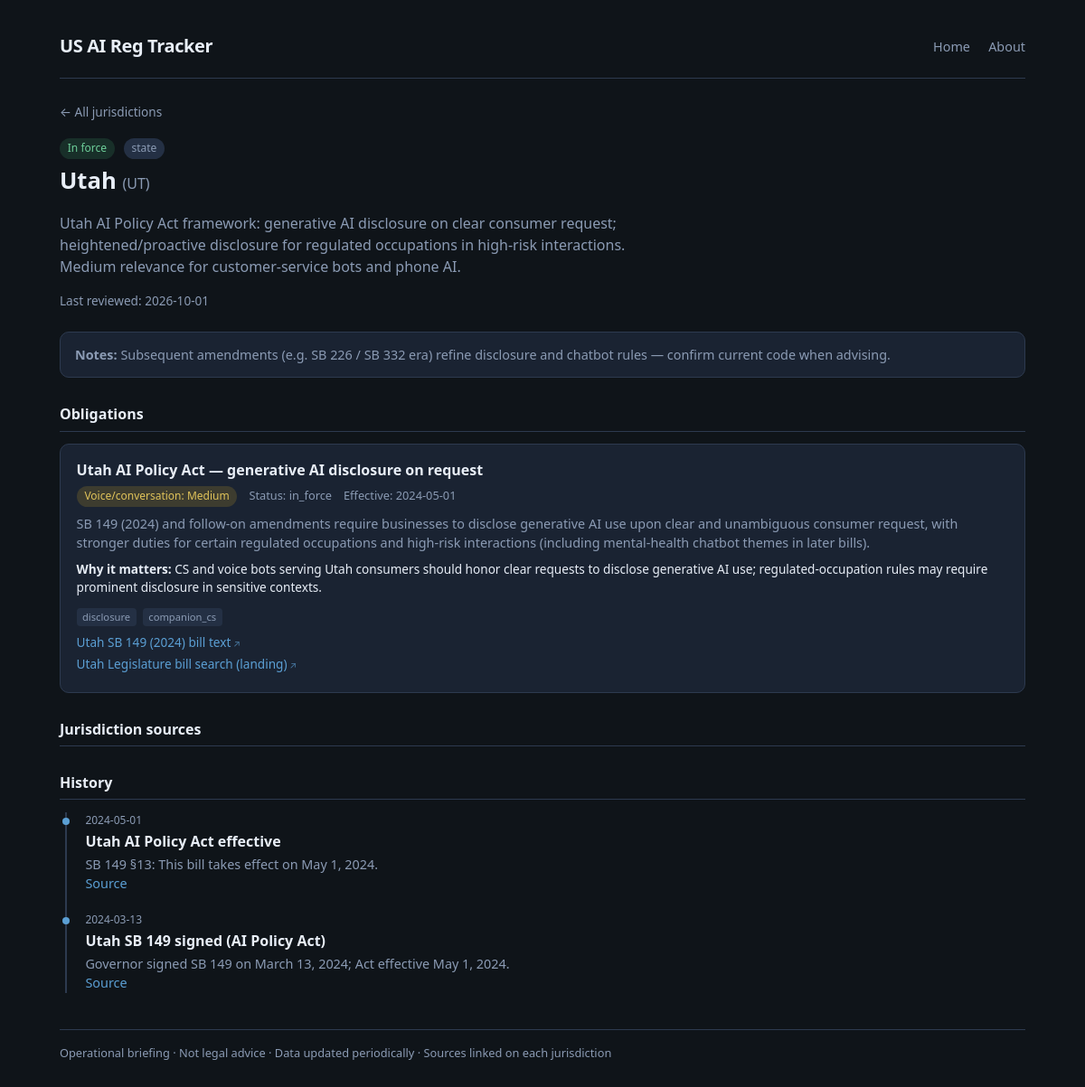
Screenshot of /j/UT with the database file from the repository.
### tables this page shows
CREATE TABLE jurisdictions (
    id INTEGER PRIMARY KEY AUTOINCREMENT,
    code TEXT NOT NULL UNIQUE,
    name TEXT NOT NULL,
    kind TEXT NOT NULL CHECK (kind IN ('federal', 'state', 'local')),
    status_color TEXT NOT NULL DEFAULT 'quiet',
    status_label TEXT NOT NULL DEFAULT 'quiet',
    summary TEXT NOT NULL DEFAULT '',
    last_reviewed TEXT,
    notes TEXT DEFAULT ''
);

CREATE TABLE obligations (
    id INTEGER PRIMARY KEY AUTOINCREMENT,
    jurisdiction_id INTEGER NOT NULL REFERENCES jurisdictions(id) ON DELETE CASCADE,
    title TEXT NOT NULL,
    status TEXT NOT NULL DEFAULT 'proposed',
    effective_date TEXT,
    themes TEXT NOT NULL DEFAULT '[]',
    voice_cs_relevance TEXT NOT NULL DEFAULT 'none',
    voice_cs_why TEXT DEFAULT '',
    summary TEXT NOT NULL DEFAULT ''
);

CREATE TABLE sources (
    id INTEGER PRIMARY KEY AUTOINCREMENT,
    jurisdiction_id INTEGER REFERENCES jurisdictions(id) ON DELETE CASCADE,
    obligation_id INTEGER REFERENCES obligations(id) ON DELETE CASCADE,
    label TEXT NOT NULL,
    url TEXT NOT NULL,
    CHECK (jurisdiction_id IS NOT NULL OR obligation_id IS NOT NULL)
);

CREATE TABLE history_events (
    id INTEGER PRIMARY KEY AUTOINCREMENT,
    jurisdiction_id INTEGER NOT NULL REFERENCES jurisdictions(id) ON DELETE CASCADE,
    event_date TEXT NOT NULL,
    title TEXT NOT NULL,
    detail TEXT DEFAULT '',
    source_url TEXT,
    event_kind TEXT NOT NULL DEFAULT 'milestone',
    created_at TEXT NOT NULL DEFAULT (datetime('now'))
);

### app/main.py (the view)
@app.get("/j/{code}", response_class=HTMLResponse)
def jurisdiction_page(request: Request, code: str):
    detail = db.jurisdiction_detail(code)
    if not detail:
        raise HTTPException(status_code=404, detail=f"Jurisdiction {code} not found")
    j = _enrich_jurisdiction(detail["jurisdiction"])
    obligations = []
    for obl in detail["obligations"]:
        o = dict(obl)
        rel = o.get("voice_cs_relevance") or "none"
        o["rel_display"] = RELEVANCE_META.get(rel, RELEVANCE_META["none"])["label"]
        o["rel_css"] = RELEVANCE_META.get(rel, RELEVANCE_META["none"])["css"]
        obligations.append(o)
    return templates.TemplateResponse(
        "jurisdiction.html",
        {
            "request": request,
            "j": j,
            "obligations": obligations,
            "sources": detail["sources"],
            "history": detail["history"],
            "status_meta": STATUS_META,
        },
    )

### app/templates/jurisdiction.html (shortened to what this page needs)
{% extends "base.html" %}
{% block content %}
<a class="back" href="/">← All jurisdictions</a>
<div class="j-header">
  <span class="pill {{ j.status_css }}">{{ j.status_display }}</span>
  <span class="pill" style="margin-left:0.35rem;">{{ j.kind }}</span>
  <h1>{{ j.name }} <span style="color:var(--muted); font-weight:400; font-size:1rem;">({{ j.code }})</span></h1>
  <p class="summary">{{ j.summary }}</p>
  <p class="meta-line" style="margin-top:0.75rem;">Last reviewed: {{ j.last_reviewed or '—' }}</p>
</div>
{% if j.notes %}
<div class="notes"><strong>Notes:</strong> {{ j.notes }}</div>
{% endif %}
<h3 class="block-title">Obligations</h3>
{% if obligations %}
  {% for o in obligations %}
  <div class="obl">
    <h4>{{ o.title }}</h4>
    <div class="meta">
      <span class="pill {{ o.rel_css }}">Voice/conversation: {{ o.rel_display }}</span>
      <span>Status: {{ o.status }}</span>
      {% if o.effective_date %}<span>Effective: {{ o.effective_date }}</span>{% endif %}
    </div>
    <p>{{ o.summary }}</p>
    {% if o.voice_cs_why %}
    <p class="why"><strong>Why it matters:</strong> {{ o.voice_cs_why }}</p>
    {% endif %}
    {% if o.themes %}
    <div class="themes">
      {% for t in o.themes %}
      <span class="theme-tag">{{ t }}</span>
      {% endfor %}
    </div>
    {% endif %}
    {% if o.sources %}
    <ul class="sources">
      {% for s in o.sources %}
      <li><a href="{{ s.url }}" target="_blank" rel="noopener noreferrer">{{ s.label }}</a></li>
      {% endfor %}
    </ul>
    {% endif %}
  </div>
  {% endfor %}
{% else %}
<p class="empty">No specific obligations tracked yet for this jurisdiction.</p>
{% endif %}
{% if sources %}
<h3 class="block-title">Jurisdiction sources</h3>
{% endif %}
<h3 class="block-title">History</h3>
{% if history %}
<ul class="timeline">
  {% for h in history %}
  <li>
    <div class="date">{{ h.event_date }}</div>
    <div class="title">{{ h.title }}</div>
    {% if h.detail %}<div class="detail">{{ h.detail }}</div>{% endif %}
    {% if h.source_url %}
    <div class="detail"><a href="{{ h.source_url }}" target="_blank" rel="noopener noreferrer">Source</a></div>
    {% endif %}
  </li>
  {% endfor %}
</ul>
{% else %}
<p class="empty">No history events yet.</p>
{% endif %}
{% endblock %}

### app/static/style.css (style rules this page uses)
:root { --bg: #0f1419; --surface: #1a2332; --surface2: #243044; --border: #2d3a4f; --text: #e8eef7; --muted: #8b9bb4; --accent: #5b9fd4; --accent-soft: rgba(91, 159, 212, 0.15); --in-force: #3d9a6a; --pending: #c9a227; --hot: #d4654a; --quiet: #5a6a7e; --watch: #7b8fd4; --rel-high: #d4654a; --rel-medium: #c9a227; --rel-low: #5b9fd4; --rel-none: #5a6a7e; --radius: 10px; --font: "Segoe UI", system-ui, -apple-system, sans-serif; }
* { box-sizing: border-box; }
body { margin: 0; font-family: var(--font); background: var(--bg); color: var(--text); line-height: 1.5; min-height: 100vh; }
a { color: var(--accent); text-decoration: none; }
.meta-line { color: var(--muted); font-size: 0.85rem; margin-bottom: 1.25rem; }
.pill { display: inline-block; padding: 0.15rem 0.55rem; border-radius: 999px; font-size: 0.75rem; font-weight: 500; background: var(--surface2); color: var(--muted); }
.pill.status-in-force { background: rgba(61,154,106,0.2); color: #6ecf9a; }
.pill.rel-medium { background: rgba(201,162,39,0.2); color: #e0c35a; }
.back { font-size: 0.85rem; color: var(--muted); margin-bottom: 1rem; display: inline-block; }
.j-header { margin-bottom: 1.5rem; }
.j-header h1 { margin: 0.3rem 0 0.5rem; font-size: 1.6rem; }
.j-header .summary { color: var(--muted); max-width: 42rem; }
.notes { background: var(--surface); border: 1px solid var(--border); border-radius: var(--radius); padding: 0.85rem 1rem; margin: 1rem 0 1.5rem; font-size: 0.9rem; color: var(--muted); }
h3.block-title { font-size: 1rem; margin: 1.75rem 0 0.85rem; padding-bottom: 0.4rem; border-bottom: 1px solid var(--border); }
.obl { background: var(--surface); border: 1px solid var(--border); border-radius: var(--radius); padding: 1rem 1.1rem; margin-bottom: 0.75rem; }
.obl h4 { margin: 0 0 0.35rem; font-size: 1rem; }
.obl .meta { font-size: 0.8rem; color: var(--muted); margin-bottom: 0.5rem; }
.obl .meta span { margin-right: 0.6rem; }
.obl p { margin: 0.35rem 0; font-size: 0.9rem; color: var(--muted); }
.obl .why { font-size: 0.85rem; color: var(--text); margin-top: 0.5rem; }
.themes { margin-top: 0.5rem; }
.theme-tag { display: inline-block; font-size: 0.7rem; padding: 0.1rem 0.4rem; margin: 0.15rem 0.2rem 0 0; border-radius: 4px; background: var(--surface2); color: var(--muted); }
.sources { list-style: none; padding: 0; margin: 0.5rem 0 0; }
.sources li { margin: 0.25rem 0; font-size: 0.85rem; }
.sources a::after { content: " ↗"; font-size: 0.75em; opacity: 0.7; }
.timeline { list-style: none; padding: 0; margin: 0; }
.timeline li { position: relative; padding: 0 0 1.25rem 1.25rem; border-left: 2px solid var(--border); margin-left: 0.4rem; }
.timeline li::before { content: ""; position: absolute; left: -5px; top: 0.35rem; width: 8px; height: 8px; border-radius: 50%; background: var(--accent); }
.timeline li:last-child { padding-bottom: 0; }
.timeline .date { font-size: 0.75rem; color: var(--muted); }
.timeline .title { font-weight: 600; margin: 0.15rem 0; }
.timeline .detail { font-size: 0.9rem; color: var(--muted); }

### rows the page displays
jurisdictions: kind "state", name "Utah", code "UT", summary "Utah AI Policy Act framework: generative AI disclosure on clear consumer request; heightened/proactive disclosure for regulated occupations in high-risk interactions. Medium relevance for customer-service bots and phone AI.", last_reviewed "2026-10-01", notes "Subsequent amendments (e.g. SB 226 / SB 332 era) refine disclosure and chatbot rules — confirm current code when advising."
obligations: title "Utah AI Policy Act — generative AI disclosure on request", rel_display "Medium", status "in_force", effective_date "2024-05-01", summary "SB 149 (2024) and follow-on amendments require businesses to disclose generative AI use upon clear and unambiguous consumer request, with stronger duties for certain regulated occupations and high-risk interactions (including mental-health chatbot themes in later bills).", voice_cs_why "CS and voice bots serving Utah consumers should honor clear requests to disclose generative AI use; regulated-occupation rules may require prominent disclosure in sensitive contexts.", themes "disclosure" "companion_cs"
sources: label "Utah SB 149 (2024) bill text"
sources: label "Utah Legislature bill search (landing)"
history_events: event_date "2024-05-01", title "Utah AI Policy Act effective", detail "SB 149 §13: This bill takes effect on May 1, 2024."
history_events: event_date "2024-03-13", title "Utah SB 149 signed (AI Policy Act)", detail "Governor signed SB 149 on March 13, 2024; Act effective May 1, 2024."

### other values shown
{{ j.status_display }} "In force"
